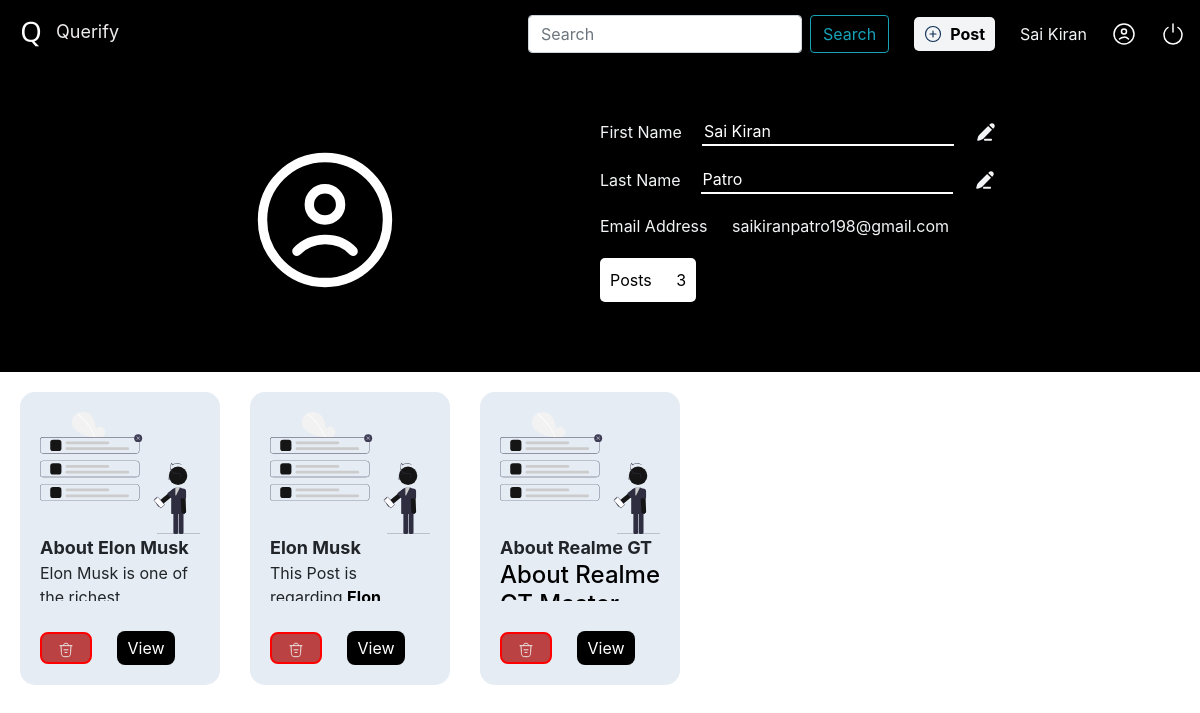
The app's page /profile (signed in), older data.
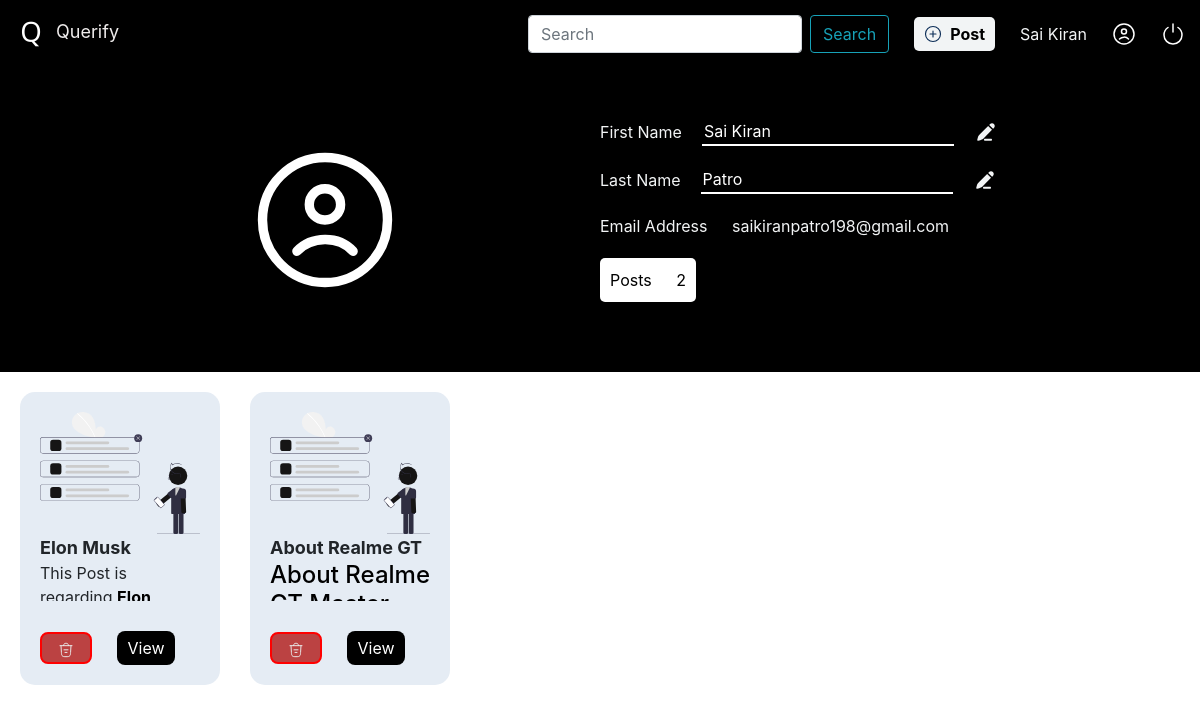
The same page, newer data.
### Website/models.py (models this page shows)
class User(db.Model, UserMixin):
    id=db.Column(db.Integer, primary_key=True)
    firstName=db.Column(db.String(150))
    lastName=db.Column(db.String(150))
    emailAddress=db.Column(db.String(254),unique=True)
    password=db.Column(db.String(150))
    posts=db.relationship('Post')

class Post(db.Model):
    id=db.Column(db.Integer, primary_key=True)
    userId=db.Column(db.Integer, db.ForeignKey('user.id'))
    title=db.Column(db.String(1000))
    content=db.Column(db.Text)
    date=db.Column(db.DateTime(timezone='Asia/Kolkata'), default=func.date(func.now()))

### Website/views.py (the view, shortened to what this page needs)
@views.route('/profile', methods=['GET', 'POST'])
@login_required
def Profile():
    userId=get_user_id()
    userDetails=get_user_details(userId)
    return render_template('Profile.html',userDetails=userDetails, userPosts=userDetails['posts'] , postsCount=len(userDetails['posts']))

### Website/models.py (called while the page is built)
def get_user_id():
    return current_user.id if current_user.is_authenticated else None

### Website/views.py (called while the page is built)
def get_user_details(userId):
    user=User.query.filter_by(id=userId).first()
    userDetails=dict()
    userDetails['userId']=userId
    userDetails['firstName']=user.firstName
    userDetails['lastName']=user.lastName
    userDetails['emailAddress']=user.emailAddress
    userDetails['posts']=[]
    posts=Post.query.filter_by(userId=userId).all()
    for post in posts:
        postDetails={}
        postDetails['postId']=post.id
        postDetails['postTitle']=post.title
        postDetails['postContent']=post.content
        userDetails['posts'].append(postDetails)
    return userDetails

### Website/templates/Profile.html (shortened to what this page needs)
<!DOCTYPE html>
<html lang="en">
<head>
    <link rel="stylesheet" href="{{ url_for('static', filename='Css/styles.css')}}" />
    <link rel="stylesheet" href="https://cdn.jsdelivr.net/npm/bootstrap@4.0.0/dist/css/bootstrap.min.css">
</head>
<body>
  <header>
    <nav class="navContainer" >
      <div class="leftHeader">
        <img src="{{ url_for('static', filename='Images/LogoNew.png') }}" alt="Querify Logo"/>&nbsp;
        <span style="font-size: 18px;;">Querify</span>
      </div>
      <div class="rightHeader">
        <form action="/search" method="POST" class="form-inline my-2 my-lg-0">
            <input class="form-control mr-sm-2" type="search" placeholder="Search" name="search" aria-label="Search">
            <button class="btn btn-outline-info my-2 my-sm-0" type="submit">Search</button>
          </form>
        <button class="postButton" onclick="window.location.href='/post'"><img src="{{ url_for('static', filename='Images/Post.svg')}}"/>Post</button>
        {% if current_user.is_authenticated %}
        <a id="userName" href="/profile"> {{ current_user.firstName }}</a>
        {% endif %}
        <img src="{{ url_for('static', filename='Images/UserIcon.svg')}}" alt="User Icon"/>
        <img  class="logoutButton" alt="Logout" src="{{ url_for('static', filename='Images/Poweroff.svg')}}" onclick="window.location.href='/logout'"/>
      </div>
    </nav>
</header>
 <div class="profileContainer">
    <div class="profileDetailsContainer">
         <div class="profilePic">
            <img src="{{ url_for('static', filename='Images/UserIcon.svg')}}" alt="User Icon"/>
         </div>
         <div class="profileDetails">
            <form action="" method="POST">
                <div class="profileDetailContainer"><span>First Name</span> <input type="text" value="{{ userDetails.firstName }}" name="firstName" readonly> <img class="profileEditButton" src="{{ url_for('static', filename='Images/profileEdit.svg')}}" alt="Edit First Name"/> </div>
                <div class="profileDetailContainer"><span>Last Name</span> <input type="text" value="{{ userDetails.lastName }}" name="lastName" readonly> <img class="profileEditButton" src="{{ url_for('static', filename='Images/profileEdit.svg')}}" alt="Edit Last Name"/> </div>
            </form>
            <div class="profileDetailContainer" id="profileEmailId"><span>Email Address</span> &nbsp;{{ userDetails.emailAddress }}  </div>
            <div class="profileDetailContainer" id='postCounts'><span>Posts</span> &nbsp;{{ postsCount}}  </div>
         </div>
    </div>
    <div class="profilePosts">
        {% if postsCount %}
        {% for val in userPosts %}
          <div class="postCard">
            <img src="{{ url_for('static', filename='Images/profilePost.svg')}}" alt="Post Pic"/>
            <div class="profilePostTitle">{{ val['postTitle'] }}</div>
            <div class="profilePostContent"> {{ val['postContent'] | safe }}</div>
            <div class="profilePostActions">
                <button class=" postDeleteButton" type="button" data-post-id="{{ val['postId'] }}"><img src="{{ url_for('static', filename='Images/DiscardRed.svg') }}" ></button>
                <a href="comment/{{ val['postId'] }}">View</a>
            </div>
          </div>
        {% endfor %}
        {% else %}
             <div class="noPosts">
                  <img src="{{ url_for('static', filename='Images/noPosts.svg')}}" alt="No Posts" />
                   <p>No Posts</p>
             </div>
         {% endif %}
      </div>
 </div>
</body>
</html>

### Website/static/Css/styles.css (style rules this page uses)
:root { --backgroundColor: black; --fontColor: #f2f4f5;; --font-size-base: 16px; }
body { margin: 0px; }
#userName { color: var(--fontColor) !important; text-decoration: none !important; }
.postContent span,strong { color: black !important; }
.postButton { background:var(--fontColor); border: none; border-radius: 5px;; padding: 5px 10px; outline: none; display: flex; justify-content: center; align-items: center; color: var(--backgroundColor); font-weight: bold; gap: 8px; cursor: pointer; }
.postButton img { width:18px; }
.navContainer { background:var(--backgroundColor); padding: 15px; color:#EFECEC; display: flex; justify-content:space-between; align-items:center; }
.rightHeader { display: flex; justify-content: space-evenly; align-items: center; gap: 25px; }
.logoutButton { cursor: pointer; }
h2 { font-size:24px !important; }
.profileContainer { height: 100vh; }
.profileDetailsContainer { background: black; position: relative; display: flex; justify-content: space-between; align-items: center; padding: 50px; }
.profilePic { display: flex; width: 50%; justify-content: center; align-items: center; }
.profilePic img { width: 100%; max-width: 150px; }
.profileDetails { width: 50%; display: flex; flex-direction: column; color:var(--fontColor); }
.profileDetails form { width: 100%; }
.profileDetailContainer { width: 100%; display: flex; align-items: center; gap: 20px; margin-bottom: 20px; }
.profileDetailContainer input { background: black; border: none; border-bottom: 2px solid white; color: white; outline: none; }
.profileEditButton { cursor: pointer; }
#profileEmailId { cursor:not-allowed; }
#postCounts { background: white; width: fit-content; color: black; padding: 10px; border-radius: 5px; }
.profilePosts { display: flex; flex-wrap: wrap; margin: 20px; gap: 30px; }
.postCard { max-width: 200px; width: 100%; padding: 20px; background: #e5ecf4; border-radius: 15px; }
.postCard img { width: 100%; }
.profilePostTitle { font-size: 18px; font-weight: bold; }
.profilePostContent { height: 40px; overflow: hidden; margin-bottom: 30px; }
.postCard a { background: black; margin: 0px auto; padding: 5px 10px; border-radius: 8px; color: white !important; text-decoration: none !important; }
.profilePostActions { display: flex; justify-content: space-between; align-items: center; }
.postDeleteButton { border: none; background: #bb4242; border: 2px solid red; padding: 2px 16px; border-radius: 8px; cursor: pointer; }
.postDeleteButton img { width: 16px; }

Row changes from the older to the newer data that the page shows:
removed Post: postTitle "About Elon Musk", postContent "Elon Musk is one of…"
Text that changed along with them:
{{ postsCount }}: "3" → "2"
